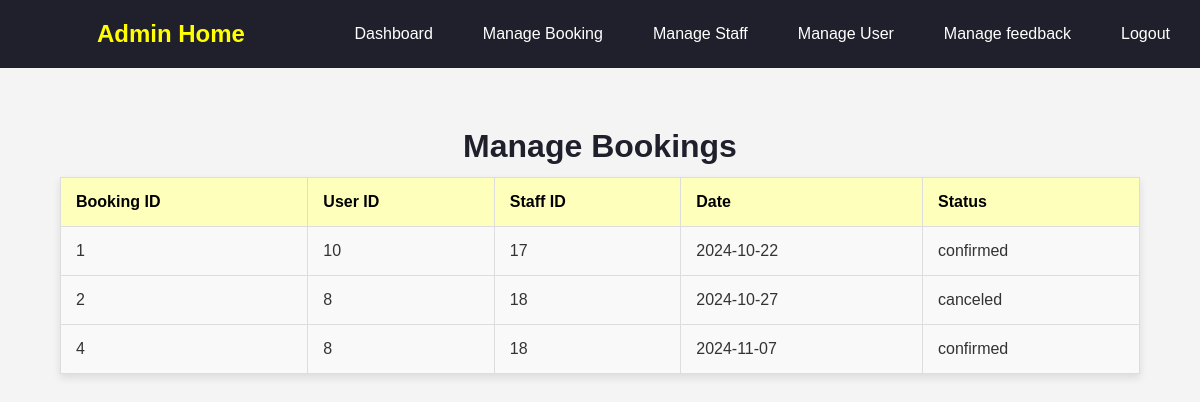
The app's page /fathi/managebooking.php, older data.
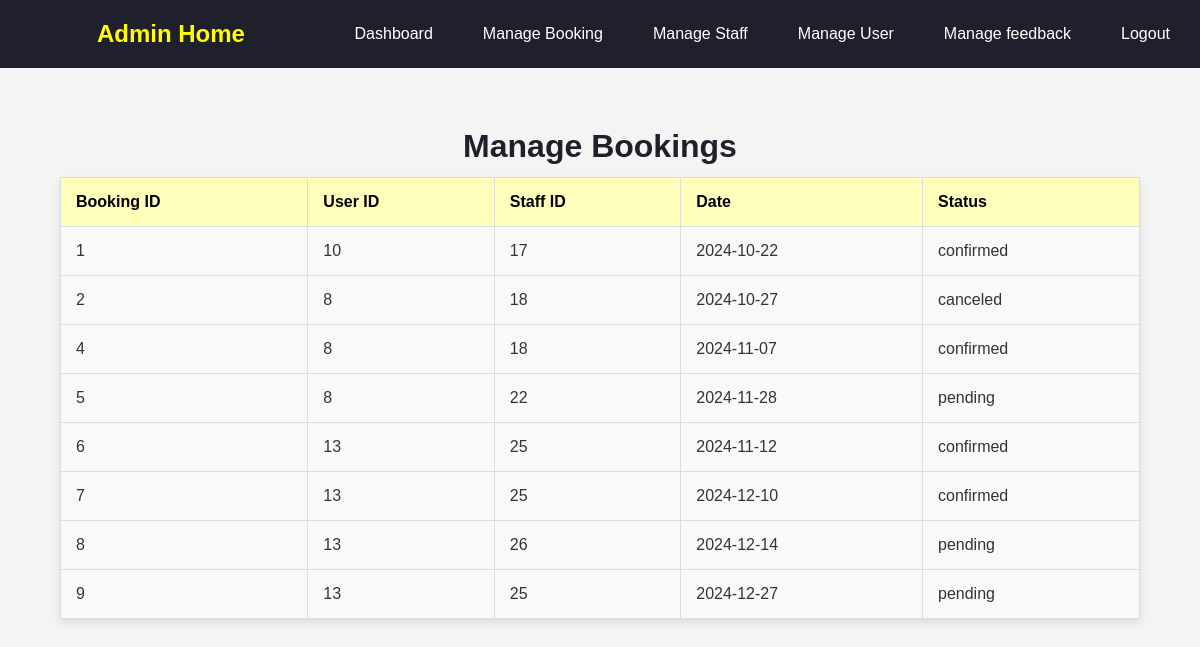
The same page, newer data.
### tables this page shows
CREATE TABLE `appointments` (
  `id` int(11) NOT NULL,
  `user_id` int(11) NOT NULL,
  `staff_id` int(11) NOT NULL,
  `work_description` text NOT NULL,
  `appointment_date` date NOT NULL,
  `status` enum('pending','confirmed','canceled') DEFAULT 'pending'
);

### fathi/managebooking.php (the view, shortened to what this page needs)
<!DOCTYPE html>
<html lang="en">
<head>
    <link rel="stylesheet" href="managebooking.css">
</head>
<body>
  <nav>
    <div class="sappy">
      <h1 class="ad" >Admin Home</h1>
      <div class="hi">
        <a href="adminhome.php" class="hello">Dashboard</a>
        <a href="managebooking.php" class="hello">Manage Booking</a>
        <a href="managestaff.php" class="hello">Manage Staff</a>
        <a href="manageuser.php" class="hello">Manage User</a>
        <a href="managefeedback.php" class="hello">Manage feedback</a>
        <a href="logout.php" class="hello">Logout</a>
      </div>
    </div>
  </nav>
  <h1 class="man" >Manage Bookings</h1>
  <table>
    <thead>
      <tr>
        <th>Booking ID</th>
        <th>User ID</th>
        <th>Staff ID</th>
        <th>Date</th>
        <th>Status</th>
      </tr>
    </thead>
    <tbody>
      <?php
      $conn = mysqli_connect("localhost", "root", "", "labour_booking");
      $result = mysqli_query($conn, "SELECT * FROM appointments");
      if (mysqli_num_rows($result) > 0) {
          while ($row = mysqli_fetch_assoc($result)) {
              echo "<tr>";
              echo "<td>" . $row['id'] . "</td>";
              echo "<td>" . $row['user_id'] . "</td>";
              echo "<td>" . $row['staff_id'] . "</td>";
              echo "<td>" . $row['appointment_date'] . "</td>";
              echo "<td>" . $row['status'] . "</td>";
              echo "</tr>";
          }
      } else {
          echo "<tr><td colspan='5'>No bookings found</td></tr>";
      }
      ?>
    </tbody>
  </table>
</body>
</html>

### fathi/managebooking.css (style rules this page uses)
* { margin: 0; padding: 0; box-sizing: border-box; }
body { font-family: Arial, sans-serif; background-color: #f4f4f4; color: #333; padding-bottom: 20px; }
nav { background-color: rgb(32, 32, 44); padding: 15px; }
.sappy { display: flex; justify-content: space-between; align-items: center; }
.hi { display: flex; }
.hello { color: white; text-decoration: none; margin-left: 20px; padding: 10px 15px; border-radius: 5px; transition: background-color 0.3s; }
h1 { text-align: center; color: yellow; }
table { width: 90%; margin: 0 auto; border-collapse: collapse; background-color: #fff; box-shadow: 0 4px 8px rgba(0, 0, 0, 0.1); }
th, td { padding: 15px; text-align: left; border: 1px solid #ddd; }
th { background-color: rgba(255, 255, 0, 0.263); color: black; }
td { background-color: #f9f9f9; }
tbody tr:nth-child(odd) { background-color: #eaf0f7; }
.man { color:rgb(32, 32, 44); margin-top: 5%; margin-bottom: 1%; }
.ad { margin-left: 7%; }

Row changes from the older to the newer data that the page shows:
added appointments: id "5", user "8", staff "22", appointment_date "2024-11-28", status "pending"
added appointments: id "6", user "13", staff "25", appointment_date "2024-11-12", status "confirmed"
added appointments: id "7", user "13", staff "25", appointment_date "2024-12-10", status "confirmed"
added appointments: id "8", user "13", staff "26", appointment_date "2024-12-14", status "pending"
added appointments: id "9", user "13", staff "25", appointment_date "2024-12-27", status "pending"
